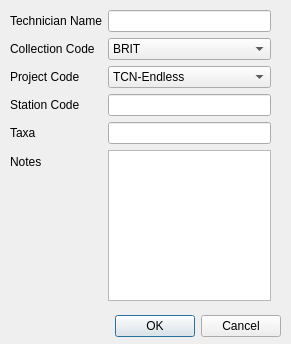
<?xml version="1.0" encoding="UTF-8"?>
<ui version="4.0">
 <class>SessionForm</class>
 <widget class="QDialog" name="SessionForm">
  <property name="geometry">
   <rect>
    <x>0</x>
    <y>0</y>
    <width>291</width>
    <height>344</height>
   </rect>
  </property>
  <property name="windowTitle">
   <string>Dialog</string>
  </property>
  <widget class="QDialogButtonBox" name="buttonBox">
   <property name="geometry">
    <rect>
     <x>-60</x>
     <y>310</y>
     <width>341</width>
     <height>32</height>
    </rect>
   </property>
   <property name="orientation">
    <enum>Qt::Horizontal</enum>
   </property>
   <property name="standardButtons">
    <set>QDialogButtonBox::Cancel|QDialogButtonBox::Ok</set>
   </property>
  </widget>
  <widget class="QWidget" name="formLayoutWidget">
   <property name="geometry">
    <rect>
     <x>10</x>
     <y>10</y>
     <width>261</width>
     <height>291</height>
    </rect>
   </property>
   <layout class="QFormLayout" name="formLayout">
    <item row="0" column="0">
     <widget class="QLabel" name="technicianNameLabel">
      <property name="text">
       <string>Technician Name</string>
      </property>
     </widget>
    </item>
    <item row="0" column="1">
     <widget class="QLineEdit" name="technicianNameLineEdit">
      <property name="statusTip">
       <string comment="First Last" extracomment="Enter your first and last name"/>
      </property>
     </widget>
    </item>
    <item row="2" column="0">
     <widget class="QLabel" name="projectCodeLabel">
      <property name="text">
       <string>Project Code</string>
      </property>
     </widget>
    </item>
    <item row="2" column="1">
     <widget class="QComboBox" name="projectCodeComboBox">
      <item>
       <property name="text">
        <string>TCN-Endless</string>
       </property>
      </item>
      <item>
       <property name="text">
        <string>TCN-Ferns</string>
       </property>
      </item>
      <item>
       <property name="text">
        <string>BRIT-Texas</string>
       </property>
      </item>
      <item>
       <property name="text">
        <string>BRIT-General</string>
       </property>
      </item>
     </widget>
    </item>
    <item row="1" column="0">
     <widget class="QLabel" name="collectionCodeLabel">
      <property name="text">
       <string>Collection Code</string>
      </property>
     </widget>
    </item>
    <item row="1" column="1">
     <widget class="QComboBox" name="collectionCodeComboBox">
      <item>
       <property name="text">
        <string>BRIT</string>
       </property>
      </item>
      <item>
       <property name="text">
        <string>VDB</string>
       </property>
      </item>
      <item>
       <property name="text">
        <string>NLU</string>
       </property>
      </item>
      <item>
       <property name="text">
        <string>[other]</string>
       </property>
      </item>
     </widget>
    </item>
    <item row="3" column="0">
     <widget class="QLabel" name="stationCodeLabel">
      <property name="text">
       <string>Station Code</string>
      </property>
     </widget>
    </item>
    <item row="3" column="1">
     <widget class="QLineEdit" name="stationCodeLineEdit">
      <property name="statusTip">
       <string comment="First Last" extracomment="Enter your first and last name"/>
      </property>
     </widget>
    </item>
    <item row="4" column="0">
     <widget class="QLabel" name="taxaLabel">
      <property name="text">
       <string>Taxa</string>
      </property>
     </widget>
    </item>
    <item row="4" column="1">
     <widget class="QLineEdit" name="taxaLineEdit">
      <property name="statusTip">
       <string comment="First Last" extracomment="Enter your first and last name"/>
      </property>
     </widget>
    </item>
    <item row="5" column="0">
     <widget class="QLabel" name="notesLabel">
      <property name="text">
       <string>Notes</string>
      </property>
     </widget>
    </item>
    <item row="5" column="1">
     <widget class="QPlainTextEdit" name="plainTextNotes"/>
    </item>
   </layout>
  </widget>
 </widget>
 <resources/>
 <connections>
  <connection>
   <sender>buttonBox</sender>
   <signal>accepted()</signal>
   <receiver>SessionForm</receiver>
   <slot>accept()</slot>
   <hints>
    <hint type="sourcelabel">
     <x>248</x>
     <y>254</y>
    </hint>
    <hint type="destinationlabel">
     <x>157</x>
     <y>274</y>
    </hint>
   </hints>
  </connection>
  <connection>
   <sender>buttonBox</sender>
   <signal>rejected()</signal>
   <receiver>SessionForm</receiver>
   <slot>reject()</slot>
   <hints>
    <hint type="sourcelabel">
     <x>316</x>
     <y>260</y>
    </hint>
    <hint type="destinationlabel">
     <x>286</x>
     <y>274</y>
    </hint>
   </hints>
  </connection>
 </connections>
</ui>
